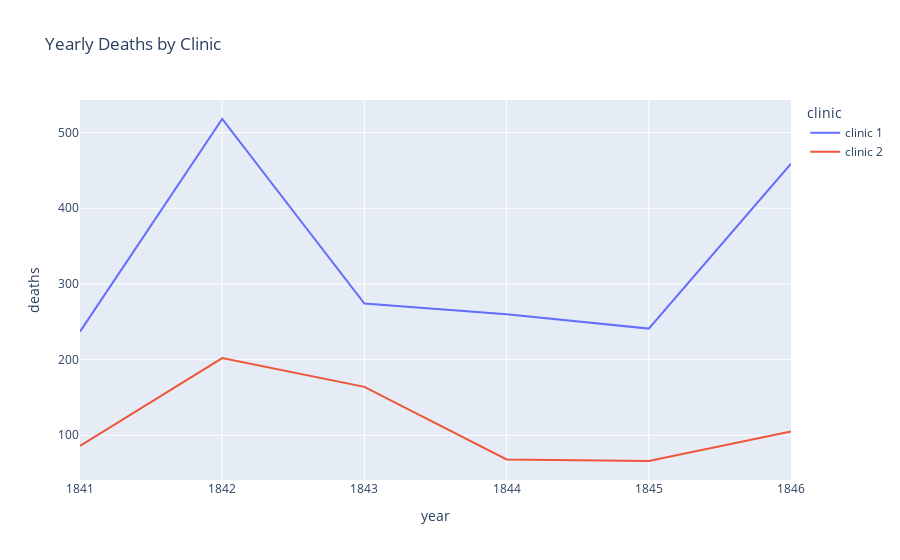

Source (notebook cell):
### Code cell
line = px.line(
    data_frame=df_yearly,
    x='year',
    y='deaths',
    color='clinic',
    title='Yearly Deaths by Clinic'  
)

line.show()

### Figure 1 — Plotly figure (JSON) as saved in the notebook; plotly's stock layout.template omitted (floating-point values rounded to 4 significant figures)
{"data": [{"hovertemplate": "clinic=clinic 1<br>year=%{x}<br>deaths=%{y}<extra></extra>", "legendgroup": "clinic 1", "line": {"color": "#636efa", "dash": "solid"}, "marker": {"symbol": "circle"}, "mode": "lines", "name": "clinic 1", "orientation": "v", "showlegend": true, "type": "scatter", "x": [1841, 1842, 1843, 1844, 1845, 1846], "xaxis": "x", "y": [237, 518, 274, 260, 241, 459], "yaxis": "y"}, {"hovertemplate": "clinic=clinic 2<br>year=%{x}<br>deaths=%{y}<extra></extra>", "legendgroup": "clinic 2", "line": {"color": "#EF553B", "dash": "solid"}, "marker": {"symbol": "circle"}, "mode": "lines", "name": "clinic 2", "orientation": "v", "showlegend": true, "type": "scatter", "x": [1841, 1842, 1843, 1844, 1845, 1846], "xaxis": "x", "y": [86, 202, 164, 68, 66, 105], "yaxis": "y"}], "layout": {"legend": {"title": {"text": "clinic"}, "tracegroupgap": 0}, "title": {"text": "Yearly Deaths by Clinic"}, "xaxis": {"anchor": "y", "domain": [0, 1], "title": {"text": "year"}}, "yaxis": {"anchor": "x", "domain": [0, 1], "title": {"text": "deaths"}}}}
